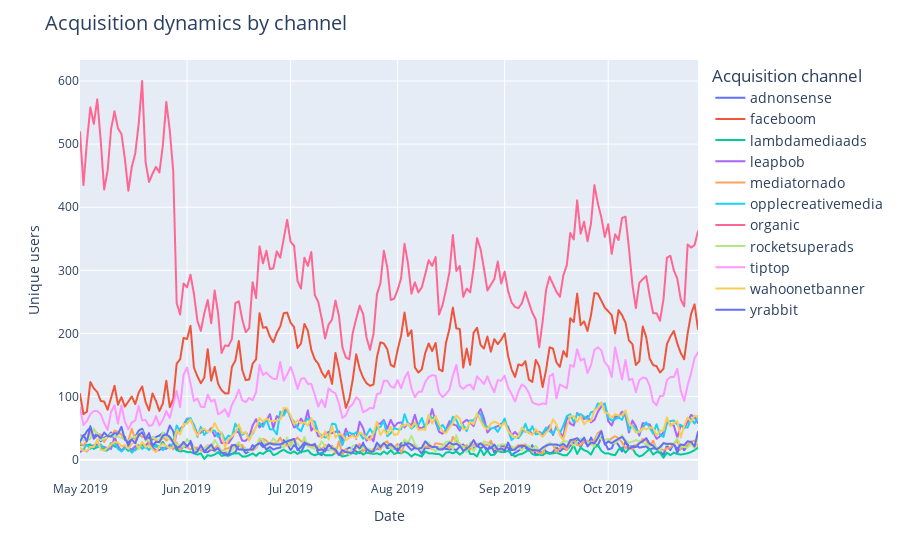
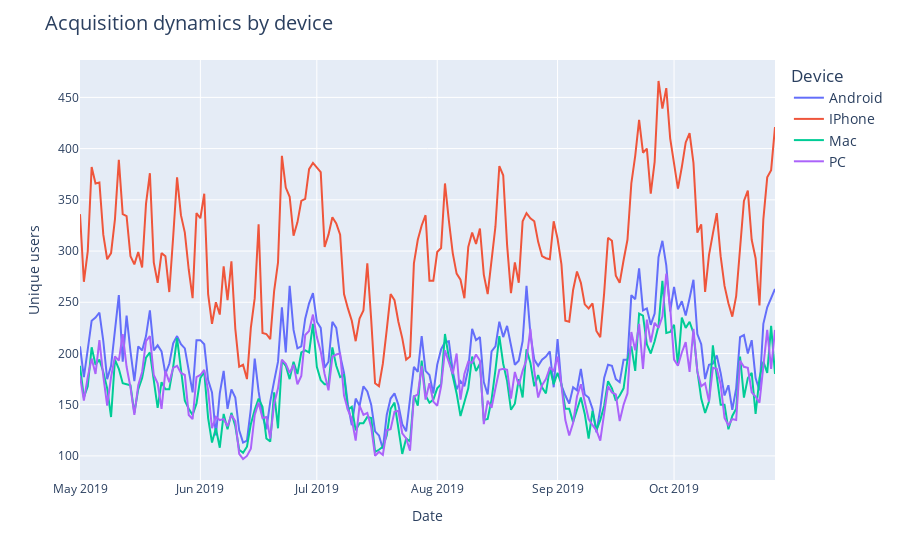
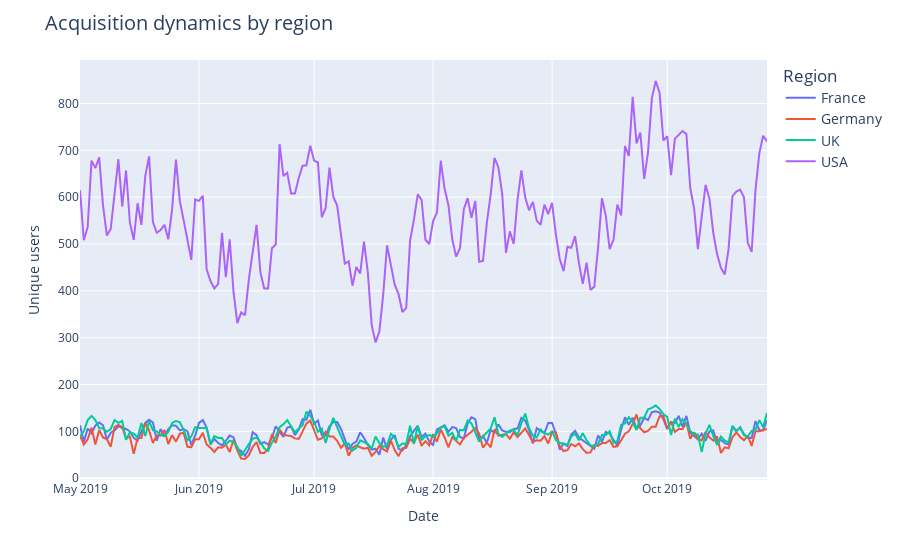

Notebook code for these charts, in order:
### Code cell
# acquisition dynamics by region, device and channel (payers and non payers)
items = ['channel', 'device', 'region']
for item in items:
    pt = profiles.pivot_table(
    index='dt',  
    columns=item,
    values='user_id',
    aggfunc='nunique'
)
    fig = px.line(pt)
    fig.update_layout(title=f'Acquisition dynamics by {item}', 
                      title_font={'size':20}, legend_font={'size':14},
                      legend_title='Acquisition channel',
                     xaxis_title='Date', yaxis_title='Unique users')
    if item == 'device':
        newnames = {'android': 'Android', 'iphone': 'IPhone', 'mac': 'Mac', 'pc': 'PC'}
        fig.for_each_trace(lambda t: t.update(name = newnames[t.name]))
        fig.update_layout(legend_title='Device')
    elif item == 'region':
        newnames = {'france': 'France', 'germany': 'Germany', 'united states': 'USA', 'uk': 'UK'}
        fig.for_each_trace(lambda t: t.update(name = newnames[t.name]))
        fig.update_layout(legend_title='Region')
    fig.show()

### Figure 1 — Plotly figure (JSON) as saved in the notebook; plotly's stock layout.template omitted (floating-point values rounded to 4 significant figures; data arrays with more than 128 entries replaced by an {"elided": "..."} marker saying what was removed)
{"data": [{"hovertemplate": "channel=adnonsense<br>dt=%{x}<br>value=%{y}<extra></extra>", "legendgroup": "adnonsense", "line": {"color": "#636efa", "dash": "solid"}, "marker": {"symbol": "circle"}, "mode": "lines", "name": "adnonsense", "showlegend": true, "type": "scattergl", "x": {"elided": "180 str values"}, "xaxis": "x", "y": {"elided": "180 int values"}, "yaxis": "y"}, {"hovertemplate": "channel=faceboom<br>dt=%{x}<br>value=%{y}<extra></extra>", "legendgroup": "faceboom", "line": {"color": "#EF553B", "dash": "solid"}, "marker": {"symbol": "circle"}, "mode": "lines", "name": "faceboom", "showlegend": true, "type": "scattergl", "x": {"elided": "180 str values"}, "xaxis": "x", "y": {"elided": "180 int values"}, "yaxis": "y"}, {"hovertemplate": "channel=lambdamediaads<br>dt=%{x}<br>value=%{y}<extra></extra>", "legendgroup": "lambdamediaads", "line": {"color": "#00cc96", "dash": "solid"}, "marker": {"symbol": "circle"}, "mode": "lines", "name": "lambdamediaads", "showlegend": true, "type": "scattergl", "x": {"elided": "180 str values"}, "xaxis": "x", "y": {"elided": "180 int values"}, "yaxis": "y"}, {"hovertemplate": "channel=leapbob<br>dt=%{x}<br>value=%{y}<extra></extra>", "legendgroup": "leapbob", "line": {"color": "#ab63fa", "dash": "solid"}, "marker": {"symbol": "circle"}, "mode": "lines", "name": "leapbob", "showlegend": true, "type": "scattergl", "x": {"elided": "180 str values"}, "xaxis": "x", "y": {"elided": "180 int values"}, "yaxis": "y"}, {"hovertemplate": "channel=mediatornado<br>dt=%{x}<br>value=%{y}<extra></extra>", "legendgroup": "mediatornado", "line": {"color": "#FFA15A", "dash": "solid"}, "marker": {"symbol": "circle"}, "mode": "lines", "name": "mediatornado", "showlegend": true, "type": "scattergl", "x": {"elided": "180 str values"}, "xaxis": "x", "y": {"elided": "180 int values"}, "yaxis": "y"}, {"hovertemplate": "channel=opplecreativemedia<br>dt=%{x}<br>value=%{y}<extra></extra>", "legendgroup": "opplecreativemedia", "line": {"color": "#19d3f3", "dash": "solid"}, "marker": {"symbol": "circle"}, "mode": "lines", "name": "opplecreativemedia", "showlegend": true, "type": "scattergl", "x": {"elided": "180 str values"}, "xaxis": "x", "y": {"elided": "180 int values"}, "yaxis": "y"}, {"hovertemplate": "channel=organic<br>dt=%{x}<br>value=%{y}<extra></extra>", "legendgroup": "organic", "line": {"color": "#FF6692", "dash": "solid"}, "marker": {"symbol": "circle"}, "mode": "lines", "name": "organic", "showlegend": true, "type": "scattergl", "x": {"elided": "180 str values"}, "xaxis": "x", "y": {"elided": "180 int values"}, "yaxis": "y"}, {"hovertemplate": "channel=rocketsuperads<br>dt=%{x}<br>value=%{y}<extra></extra>", "legendgroup": "rocketsuperads", "line": {"color": "#B6E880", "dash": "solid"}, "marker": {"symbol": "circle"}, "mode": "lines", "name": "rocketsuperads", "showlegend": true, "type": "scattergl", "x": {"elided": "180 str values"}, "xaxis": "x", "y": {"elided": "180 int values"}, "yaxis": "y"}, {"hovertemplate": "channel=tiptop<br>dt=%{x}<br>value=%{y}<extra></extra>", "legendgroup": "tiptop", "line": {"color": "#FF97FF", "dash": "solid"}, "marker": {"symbol": "circle"}, "mode": "lines", "name": "tiptop", "showlegend": true, "type": "scattergl", "x": {"elided": "180 str values"}, "xaxis": "x", "y": {"elided": "180 int values"}, "yaxis": "y"}, {"hovertemplate": "channel=wahoonetbanner<br>dt=%{x}<br>value=%{y}<extra></extra>", "legendgroup": "wahoonetbanner", "line": {"color": "#FECB52", "dash": "solid"}, "marker": {"symbol": "circle"}, "mode": "lines", "name": "wahoonetbanner", "showlegend": true, "type": "scattergl", "x": {"elided": "180 str values"}, "xaxis": "x", "y": {"elided": "180 int values"}, "yaxis": "y"}, {"hovertemplate": "channel=yrabbit<br>dt=%{x}<br>value=%{y}<extra></extra>", "legendgroup": "yrabbit", "line": {"color": "#636efa", "dash": "solid"}, "marker": {"symbol": "circle"}, "mode": "lines", "name": "yrabbit", "showlegend": true, "type": "scattergl", "x": {"elided": "180 str values"}, "xaxis": "x", "y": {"elided": "180 int values"}, "yaxis": "y"}], "layout": {"legend": {"font": {"size": 14}, "title": {"text": "Acquisition channel"}, "tracegroupgap": 0}, "margin": {"t": 60}, "title": {"font": {"size": 20}, "text": "Acquisition dynamics by channel"}, "xaxis": {"anchor": "y", "domain": [0, 1], "title": {"text": "Date"}}, "yaxis": {"anchor": "x", "domain": [0, 1], "title": {"text": "Unique users"}}}}

### Figure 2 — Plotly figure (JSON) as saved in the notebook; plotly's stock layout.template omitted (floating-point values rounded to 4 significant figures; data arrays with more than 128 entries replaced by an {"elided": "..."} marker saying what was removed)
{"data": [{"hovertemplate": "device=android<br>dt=%{x}<br>value=%{y}<extra></extra>", "legendgroup": "android", "line": {"color": "#636efa", "dash": "solid"}, "marker": {"symbol": "circle"}, "mode": "lines", "name": "Android", "orientation": "v", "showlegend": true, "type": "scatter", "x": {"elided": "180 str values"}, "xaxis": "x", "y": {"elided": "180 int values"}, "yaxis": "y"}, {"hovertemplate": "device=iphone<br>dt=%{x}<br>value=%{y}<extra></extra>", "legendgroup": "iphone", "line": {"color": "#EF553B", "dash": "solid"}, "marker": {"symbol": "circle"}, "mode": "lines", "name": "IPhone", "orientation": "v", "showlegend": true, "type": "scatter", "x": {"elided": "180 str values"}, "xaxis": "x", "y": {"elided": "180 int values"}, "yaxis": "y"}, {"hovertemplate": "device=mac<br>dt=%{x}<br>value=%{y}<extra></extra>", "legendgroup": "mac", "line": {"color": "#00cc96", "dash": "solid"}, "marker": {"symbol": "circle"}, "mode": "lines", "name": "Mac", "orientation": "v", "showlegend": true, "type": "scatter", "x": {"elided": "180 str values"}, "xaxis": "x", "y": {"elided": "180 int values"}, "yaxis": "y"}, {"hovertemplate": "device=pc<br>dt=%{x}<br>value=%{y}<extra></extra>", "legendgroup": "pc", "line": {"color": "#ab63fa", "dash": "solid"}, "marker": {"symbol": "circle"}, "mode": "lines", "name": "PC", "orientation": "v", "showlegend": true, "type": "scatter", "x": {"elided": "180 str values"}, "xaxis": "x", "y": {"elided": "180 int values"}, "yaxis": "y"}], "layout": {"legend": {"font": {"size": 14}, "title": {"text": "Device"}, "tracegroupgap": 0}, "margin": {"t": 60}, "title": {"font": {"size": 20}, "text": "Acquisition dynamics by device"}, "xaxis": {"anchor": "y", "domain": [0, 1], "title": {"text": "Date"}}, "yaxis": {"anchor": "x", "domain": [0, 1], "title": {"text": "Unique users"}}}}

### Figure 3 — Plotly figure (JSON) as saved in the notebook; plotly's stock layout.template omitted (floating-point values rounded to 4 significant figures; data arrays with more than 128 entries replaced by an {"elided": "..."} marker saying what was removed)
{"data": [{"hovertemplate": "region=france<br>dt=%{x}<br>value=%{y}<extra></extra>", "legendgroup": "france", "line": {"color": "#636efa", "dash": "solid"}, "marker": {"symbol": "circle"}, "mode": "lines", "name": "France", "orientation": "v", "showlegend": true, "type": "scatter", "x": {"elided": "180 str values"}, "xaxis": "x", "y": {"elided": "180 int values"}, "yaxis": "y"}, {"hovertemplate": "region=germany<br>dt=%{x}<br>value=%{y}<extra></extra>", "legendgroup": "germany", "line": {"color": "#EF553B", "dash": "solid"}, "marker": {"symbol": "circle"}, "mode": "lines", "name": "Germany", "orientation": "v", "showlegend": true, "type": "scatter", "x": {"elided": "180 str values"}, "xaxis": "x", "y": {"elided": "180 int values"}, "yaxis": "y"}, {"hovertemplate": "region=uk<br>dt=%{x}<br>value=%{y}<extra></extra>", "legendgroup": "uk", "line": {"color": "#00cc96", "dash": "solid"}, "marker": {"symbol": "circle"}, "mode": "lines", "name": "UK", "orientation": "v", "showlegend": true, "type": "scatter", "x": {"elided": "180 str values"}, "xaxis": "x", "y": {"elided": "180 int values"}, "yaxis": "y"}, {"hovertemplate": "region=united states<br>dt=%{x}<br>value=%{y}<extra></extra>", "legendgroup": "united states", "line": {"color": "#ab63fa", "dash": "solid"}, "marker": {"symbol": "circle"}, "mode": "lines", "name": "USA", "orientation": "v", "showlegend": true, "type": "scatter", "x": {"elided": "180 str values"}, "xaxis": "x", "y": {"elided": "180 int values"}, "yaxis": "y"}], "layout": {"legend": {"font": {"size": 14}, "title": {"text": "Region"}, "tracegroupgap": 0}, "margin": {"t": 60}, "title": {"font": {"size": 20}, "text": "Acquisition dynamics by region"}, "xaxis": {"anchor": "y", "domain": [0, 1], "title": {"text": "Date"}}, "yaxis": {"anchor": "x", "domain": [0, 1], "title": {"text": "Unique users"}}}}
